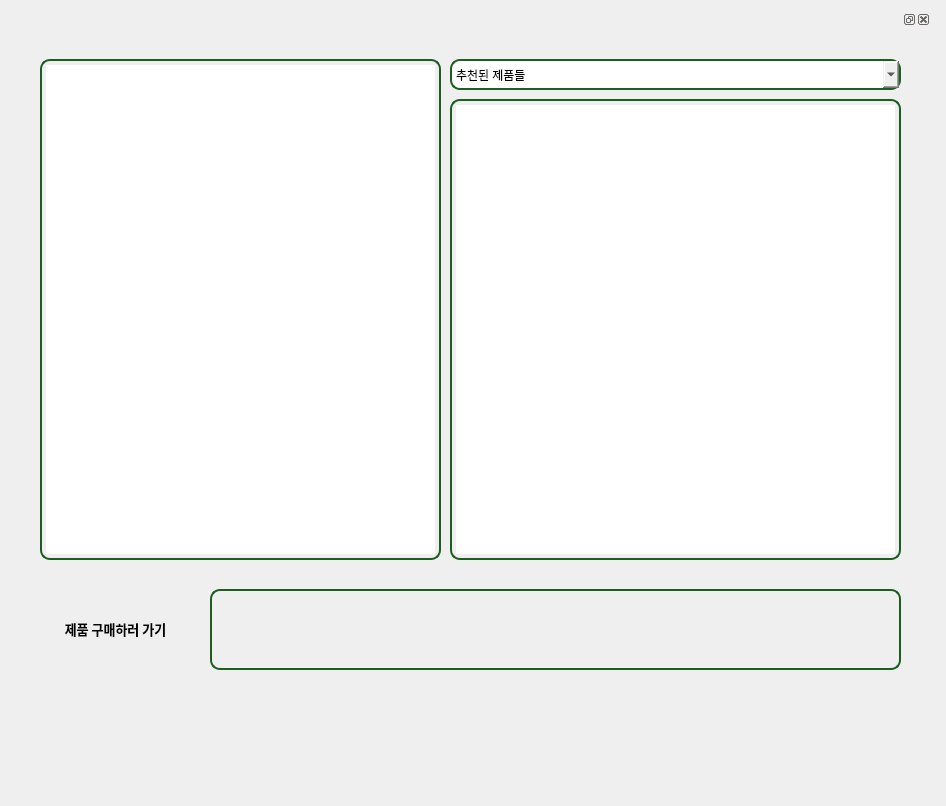
<?xml version="1.0" encoding="UTF-8"?>
<ui version="4.0">
 <class>Form</class>
 <widget class="QWidget" name="Form">
  <property name="geometry">
   <rect>
    <x>0</x>
    <y>0</y>
    <width>946</width>
    <height>806</height>
   </rect>
  </property>
  <property name="windowTitle">
   <string>Form</string>
  </property>
  <widget class="QDockWidget" name="dockWidget">
   <property name="geometry">
    <rect>
     <x>20</x>
     <y>10</y>
     <width>911</width>
     <height>781</height>
    </rect>
   </property>
   <property name="styleSheet">
    <string notr="true">/* QDockWidget 외곽 */
QDockWidget {
    background-color: transparent;
    border: 1px solid #616161;
    border-radius: 10px;
}

/* 내부 컨텐츠 배경만 (테두리 없음) */
QDockWidget QWidget {
    background-color: white;
    border: none;
    border-radius: 0px; /* 내부는 모서리 둥글지 않게 */
}

/* 타이틀 바 */
QDockWidget::title {
    background-color: #757575;
    color: white;
    padding: 12px;
    font-weight: bold;
    font-size: 14px;
    height: 30px;
    border-top-left-radius: 10px;
    border-top-right-radius: 10px;
    border: 1px solid #616161;
}

QDockWidget::close-button,
QDockWidget::float-button {
    background: transparent;
    border: 1px solid #616161;
    icon-size: 35px;               /* 아이콘 자체 크기 */
    padding: 0px;                  /* 아이콘 여백 */
    min-width: 25px;               /* 버튼 크기 */
    min-height: 25px;
    max-width: 25px;
    max-height: 25px;
}



QDockWidget::close-button {
    image: url(C:/intel_training/Ai_supplement/close_icon_off.png);
}

QDockWidget::float-button {
    image: url(C:/intel_training/Ai_supplement/restore_icon.png);
}

QDockWidget::close-button:hover,
QDockWidget::float-button:hover {
    background-color: #BDBDBD;
}

QMainWindow mainWindow;
mainWindow.setWindowIcon(QIcon(C:/intel_training/Ai_supplement/perilla_favicon.png));</string>
   </property>
   <widget class="QWidget" name="dockWidgetContents">
    <widget class="QComboBox" name="comboBox">
     <property name="geometry">
      <rect>
       <x>430</x>
       <y>30</y>
       <width>451</width>
       <height>31</height>
      </rect>
     </property>
     <property name="styleSheet">
      <string notr="true">QComboBox
{

border-radius : 10px; /*모서리 둥글게*/
padding : 4px; /*내부 여백*/
border : 2px solid #1B5E20; /*테두리 추가*/
color : #000000
}</string>
     </property>
     <item>
      <property name="text">
       <string>추천된 제품들</string>
      </property>
     </item>
     <item>
      <property name="text">
       <string>추가하기</string>
      </property>
     </item>
    </widget>
    <widget class="QPushButton" name="pushButton_url">
     <property name="geometry">
      <rect>
       <x>190</x>
       <y>560</y>
       <width>691</width>
       <height>81</height>
      </rect>
     </property>
     <property name="font">
      <font>
       <pointsize>10</pointsize>
      </font>
     </property>
     <property name="styleSheet">
      <string notr="true">QPushButton
{

border-radius : 10px; /*모서리 둥글게*/
padding : 4px; /*내부 여백*/
border : 2px solid #1B5E20; /*테두리 추가*/
color : #0000ff
}</string>
     </property>
     <property name="text">
      <string/>
     </property>
    </widget>
    <widget class="QLabel" name="label_3">
     <property name="geometry">
      <rect>
       <x>20</x>
       <y>560</y>
       <width>151</width>
       <height>81</height>
      </rect>
     </property>
     <property name="font">
      <font>
       <family>Leelawadee UI</family>
       <pointsize>10</pointsize>
       <weight>75</weight>
       <bold>true</bold>
      </font>
     </property>
     <property name="text">
      <string>&lt;html&gt;&lt;head/&gt;&lt;body&gt;&lt;p align=&quot;center&quot;&gt;제품 구매하러 가기&lt;/p&gt;&lt;/body&gt;&lt;/html&gt;</string>
     </property>
    </widget>
    <widget class="QTextEdit" name="label_2">
     <property name="geometry">
      <rect>
       <x>430</x>
       <y>70</y>
       <width>451</width>
       <height>461</height>
      </rect>
     </property>
     <property name="font">
      <font>
       <family>함초롬바탕</family>
       <pointsize>13</pointsize>
       <weight>75</weight>
       <bold>true</bold>
      </font>
     </property>
     <property name="styleSheet">
      <string notr="true">QTextEdit
{

border-radius : 10px; /*모서리 둥글게*/
padding : 4px; /*내부 여백*/
border : 2px solid #1B5E20; /*테두리 추가*/
color : #000000
}</string>
     </property>
     <property name="html">
      <string>&lt;!DOCTYPE HTML PUBLIC &quot;-//W3C//DTD HTML 4.0//EN&quot; &quot;http://www.w3.org/TR/REC-html40/strict.dtd&quot;&gt;
&lt;html&gt;&lt;head&gt;&lt;meta name=&quot;qrichtext&quot; content=&quot;1&quot; /&gt;&lt;style type=&quot;text/css&quot;&gt;
p, li { white-space: pre-wrap; }
&lt;/style&gt;&lt;/head&gt;&lt;body style=&quot; font-family:'함초롬바탕'; font-size:13pt; font-weight:600; font-style:normal;&quot;&gt;
&lt;p style=&quot;-qt-paragraph-type:empty; margin-top:0px; margin-bottom:0px; margin-left:0px; margin-right:0px; -qt-block-indent:0; text-indent:0px;&quot;&gt;&lt;br /&gt;&lt;/p&gt;&lt;/body&gt;&lt;/html&gt;</string>
     </property>
    </widget>
    <widget class="QTextEdit" name="label">
     <property name="geometry">
      <rect>
       <x>20</x>
       <y>30</y>
       <width>401</width>
       <height>501</height>
      </rect>
     </property>
     <property name="font">
      <font>
       <family>함초롬바탕</family>
       <pointsize>13</pointsize>
       <weight>75</weight>
       <bold>true</bold>
      </font>
     </property>
     <property name="styleSheet">
      <string notr="true">QTextEdit
{

border-radius : 10px; /*모서리 둥글게*/
padding : 4px; /*내부 여백*/
border : 2px solid #1B5E20; /*테두리 추가*/
color : #000000;
}</string>
     </property>
     <property name="html">
      <string>&lt;!DOCTYPE HTML PUBLIC &quot;-//W3C//DTD HTML 4.0//EN&quot; &quot;http://www.w3.org/TR/REC-html40/strict.dtd&quot;&gt;
&lt;html&gt;&lt;head&gt;&lt;meta name=&quot;qrichtext&quot; content=&quot;1&quot; /&gt;&lt;style type=&quot;text/css&quot;&gt;
p, li { white-space: pre-wrap; }
&lt;/style&gt;&lt;/head&gt;&lt;body style=&quot; font-family:'함초롬바탕'; font-size:13pt; font-weight:600; font-style:normal;&quot;&gt;
&lt;p style=&quot;-qt-paragraph-type:empty; margin-top:0px; margin-bottom:0px; margin-left:0px; margin-right:0px; -qt-block-indent:0; text-indent:0px;&quot;&gt;&lt;br /&gt;&lt;/p&gt;&lt;/body&gt;&lt;/html&gt;</string>
     </property>
    </widget>
   </widget>
  </widget>
 </widget>
 <resources/>
 <connections/>
</ui>
